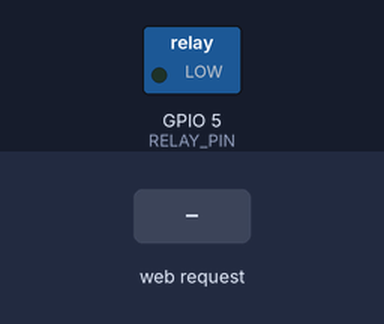
Recording of a sketch running on a simulated ESP32. Parts: switched loads named in the sketch (green lamp = pin HIGH). The test bench sets the inputs (shaded band). WiFi joins after 1.5 s; servers stay silent unless stated.

Above: at 2.7 s.
2.8 s: HTTP request GET /lights/dim received
At 3.1 s:
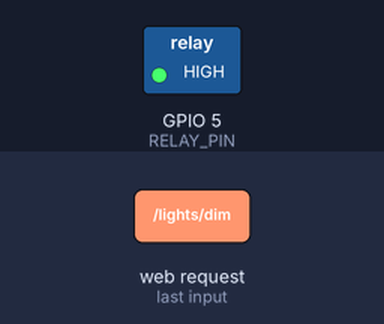
4.3 s: HTTP request GET /lights/normal received
At 5.5 s:
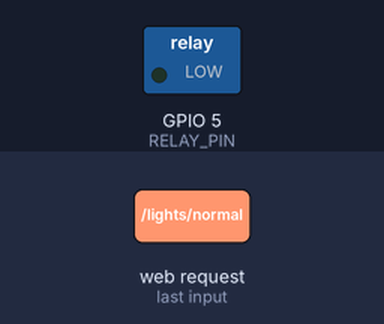
Timing chart, 0 to 7.3 s (numbered marks = the images above; inputs shaded):
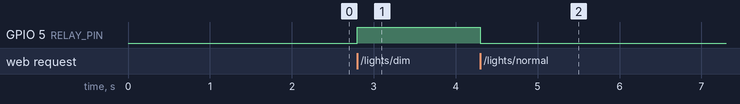

Measured:
- after the input at 2.8 s, GPIO 5 (RELAY_PIN): LOW → HIGH at once
- after the input at 4.3 s, GPIO 5 (RELAY_PIN): HIGH → LOW at once

The sketch:

light_controller.ino
```cpp
// light_controller.ino
// esp32 http relay for lights

#include <WiFi.h>
#include <WebServer.h>

const char* WIFI_SSID = "your_ssid";
const char* WIFI_PASS = "your_password";

const int RELAY_PIN = 5;

WebServer server(80);

void handle_dim() {
  digitalWrite(RELAY_PIN, HIGH);
  server.send(200, "text/plain", "dim");
}

void handle_normal() {
  digitalWrite(RELAY_PIN, LOW);
  server.send(200, "text/plain", "normal");
}

void handle_root() {
  server.send(200, "text/plain", "ok");
}

void setup() {
  pinMode(RELAY_PIN, OUTPUT);
  digitalWrite(RELAY_PIN, LOW);

  WiFi.mode(WIFI_STA);
  WiFi.begin(WIFI_SSID, WIFI_PASS);
  while (WiFi.status() != WL_CONNECTED) {
    delay(500);
  }

  server.on("/", handle_root);
  server.on("/lights/dim", handle_dim);
  server.on("/lights/normal", handle_normal);
  server.begin();
}

void loop() {
  server.handleClient();
}
```
